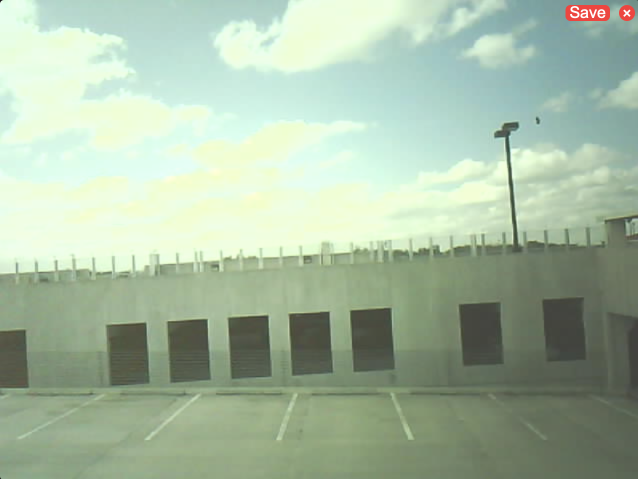
#> input picture photos/1.png, 1276 x 958 px, found by its file name (shown at 1/2 size)
$ python spacedetection.py
#> lines starting #> are read from the running program, lines starting #| are printed output that depends on the picture
import cv2 as open_cv
import numpy as np

#from colors import COLOR_WHITE
from drawing_utils import draw_contours

COLOR_WHITE = (255, 255, 255)


class CoordinatesGenerator:
    KEY_RESET = ord("r")
    KEY_QUIT = ord("q")

    def __init__(self, image, output, color):
#> called with color = (0, 0, 255)
        self.output = output
        self.caption = image
        self.color = color

        self.image = open_cv.imread(image).copy()
#> self.image is the input picture: shape (958, 1276, 3); mean B, G, R 163.2, 186.8, 166.9
        self.click_count = 0
        self.ids = 0
        self.coordinates = []

        open_cv.namedWindow(self.caption, open_cv.WINDOW_NORMAL)
        open_cv.setMouseCallback(self.caption, self.__mouse_callback)

    def generate(self):
        print('Starting generate')
        while True:
            open_cv.resizeWindow(self.caption, 800, 600)
            # Resize the image to fit inside the window
            height, width, channels = self.image.shape
#> height = 958; width = 1276; channels = 3
            scale_factor = min(1, 800/width, 600/height)
#> scale_factor = 0.626
            new_width = int(width * scale_factor)
#> new_width = 799
            new_height = int(height * scale_factor)
#> new_height = 600
            resized_image = open_cv.resize(self.image, (new_width, new_height))
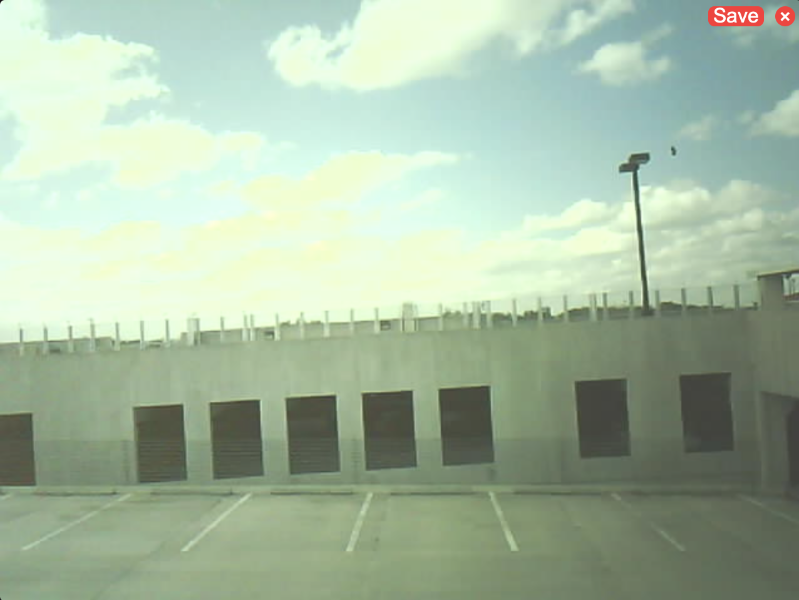
#> resized_image: shape (600, 799, 3); mean B, G, R 163.2, 186.7, 166.8
            open_cv.imshow(self.caption, self.image)

            print('Window Displayed')
            key = open_cv.waitKey(0)
#> (key q is pressed here)

            if key == CoordinatesGenerator.KEY_RESET:
                self.image = self.image.copy()
            elif key == CoordinatesGenerator.KEY_QUIT:
                break
        print('Window destroying')
        open_cv.destroyWindow(self.caption)

    # [13 lines left out: function __mouse_callback, not called in this run]

    def __handle_click_progress(self):
        open_cv.line(self.image, self.coordinates[-2], self.coordinates[-1], (255, 0, 0), 1)

    # [28 lines left out: function __handle_done, not called in this run]

def main():
    image = r'C:\Users\Joey\OneDrive - University of Miami\Seventh Semester\Senior Design\yolov5-master\imgs\Senior Design Images\1.png'
    coord_file = 'coords.yaml'
    #Up to here, the code is collecting coordinates of the parking spaces
    if image is not None:
        with open(coord_file, "w+") as coords:
            gen = CoordinatesGenerator(image, coords, (0, 0, 255))
            gen.generate()

if __name__ == "__main__":
    main()

$ run again, with photos/2.png copied over photos/1.png
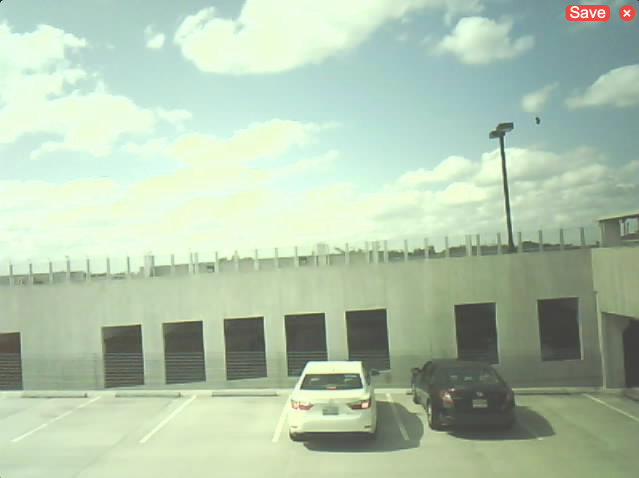
#> input picture photos/2.png, 1278 x 956 px, found by its file name (shown at 1/2 size)
#> in __init__, self.image is the input picture: shape (956, 1278, 3); mean B, G, R 173.5, 197.6, 177.6
#> in generate, `resized_image = open_cv.resize(self.image, (new_width, new_height))`:
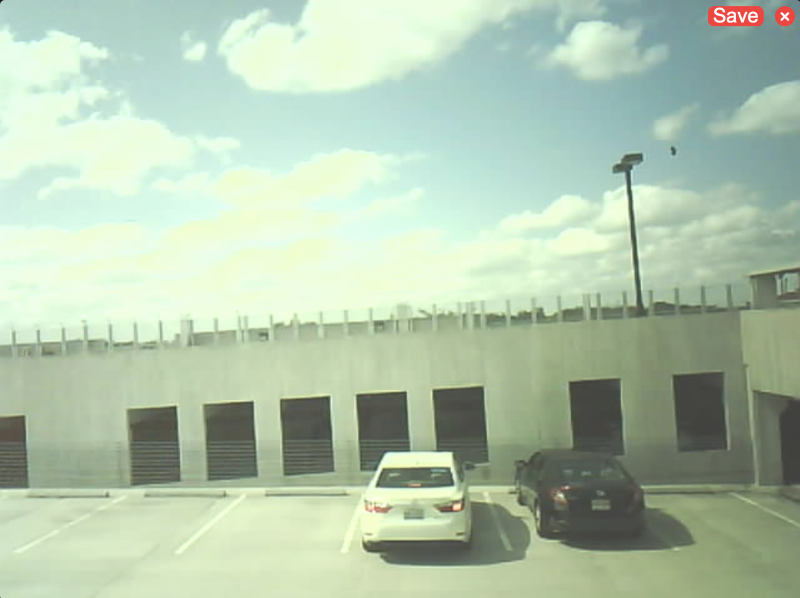
#> resized_image: shape (598, 800, 3); mean B, G, R 173.4, 197.6, 177.5

$ run again, with photos/3.png copied over photos/1.png
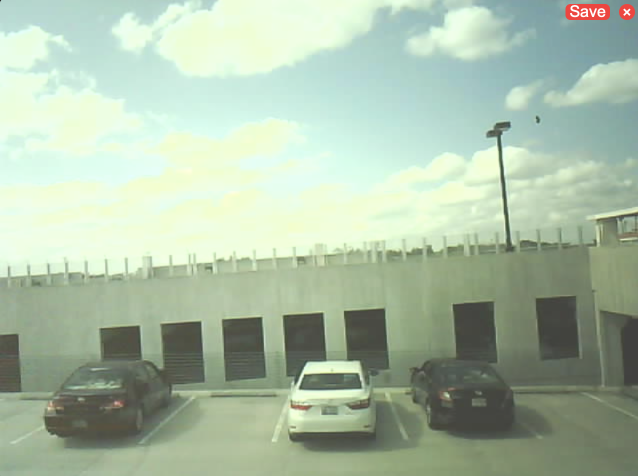
#> input picture photos/3.png, 1276 x 952 px, found by its file name (shown at 1/2 size)
#> in __init__, self.image is the input picture: shape (952, 1276, 3); mean B, G, R 166.9, 189.4, 170.8
#> in generate, `resized_image = open_cv.resize(self.image, (new_width, new_height))`:
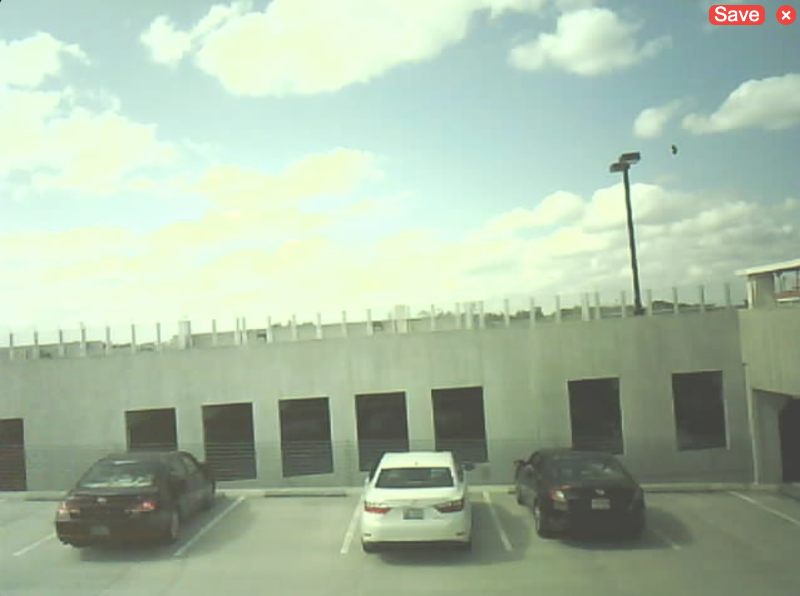
#> resized_image: shape (596, 800, 3); mean B, G, R 166.9, 189.3, 170.7
